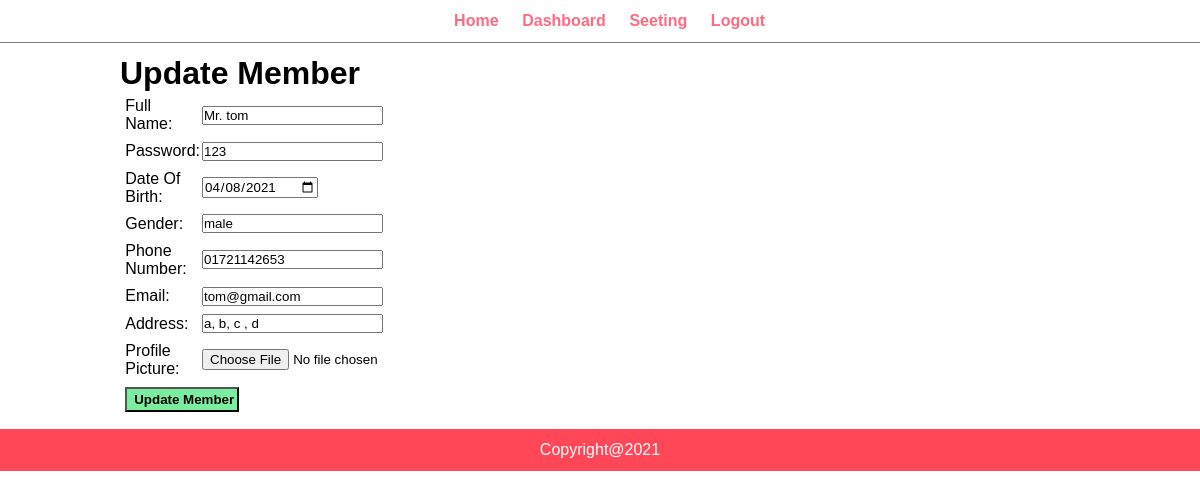
Screenshot of /admin/member-update.php?id=1 with the database file from the repository.
### tables this page shows
CREATE TABLE `customer` (
  `id` int(10) UNSIGNED NOT NULL,
  `name` varchar(20) NOT NULL,
  `password` varchar(20) NOT NULL,
  `dob` date NOT NULL,
  `gender` varchar(20) NOT NULL,
  `email` varchar(100) NOT NULL,
  `phone` varchar(20) NOT NULL,
  `address` varchar(100) NOT NULL,
  `type` varchar(20) DEFAULT 'customer',
  `profilePicture` varchar(250) NOT NULL
);

### admin/member-update.php (the view, shortened to what this page needs)
<?php include('menu.php'); ?>
<div class="main-contant">
    <div class="wrapper">
        <h1>Update Member</h1>
        <?php
            $id = $_GET['id'];
            $sql = "SELECT * FROM customer WHERE id=$id";
            $res = mysqli_query($conn, $sql);
            if($res==true)
            {
                $count = mysqli_num_rows($res);
                if($count==1)
                {
                    $row = mysqli_fetch_assoc($res);
                    $afullname = $row['name'];
                    $apassword = $row['password'];
                   	$adob = $row['dob'];
	              	$agender = $row['gender'];
	            	$aphonenumber = $row['phone'];
                  	$aemail = $row['email'];
	            	$aaddress = $row['address'];
                }
                else
                {
                    header('location: ../admin/manage-member.php');
                }
            }
        ?>
        <form action="../controller/updateMemberCheck.php" enctype="multipart/form-data" method="post">
            <table class="tbl-30">
                <tr>
                    <td>Full Name: </td>
                    <td> <input type="text" name="name" id="" value="<?php echo  $afullname; ?>"></td>
                </tr>
                <tr>
                    <td>Password: </td>
                    <td> <input type="text" name="password" id="" value="<?php echo  $apassword; ?>"></td>
                </tr>
                <tr>
                    <td>Date Of Birth: </td>
                    <td> <input type="date" name="dob" id="" value="<?php echo  $adob; ?>"></td>
                </tr>
                <tr>
                    <td>Gender: </td>
                    <td>
                        <input type="text" name="gender" value="<?php echo  $agender; ?>" class="input-responsive" required>
                    </td>
                </tr>
                <tr>
                    <td>Phone Number: </td>
                    <td> <input type="tel" name="phonenumber" id="" value="<?php echo  $aphonenumber; ?>"></td>
                </tr>
                <tr>
                    <td>Email: </td>
                    <td> <input type="email" name="email" id="" value="<?php echo  $aemail; ?>"></td>
                </tr>
                <tr>
                    <td>Address: </td>
                    <td> <input type="text" name="address" id="" value="<?php echo  $aaddress; ?>"></td>
                </tr>
                <tr>
                    <td>Profile Picture: </td>
                    <td> <input type="file" name="profilePicture" value="<?php echo $status['profilePicture'] ?>"></td>
                </tr>
                <tr>
                    <td colspan="2">
                        <input type="submit" name="submit" value=" Update Member" class="btn-secondary">
                    </td>
                </tr>
            </table>
        </form>
    </div>
</div>
<?php include('footer.php'); ?>

### css/admin.css (style rules this page uses)
* { margin: 0; padding: 0; font-family: Arial, Helvetica, sans-serif; }
.wrapper { border: 1px; padding: 1%; width: 80%; margin: 0 auto; }
.tbl-30 { width: 30%; }
table tr td { padding: 1%; }
.btn-secondary { background-color: #7bed9f; padding: 1%; color: black; text-decoration: none; font-weight: bold; }

### rows the page displays
customer: name "Mr. tom", password "123", dob "04/08/2021", gender "male", phonenumber "01721142653", email "tom@gmail.com", address "a, b, c , d"
